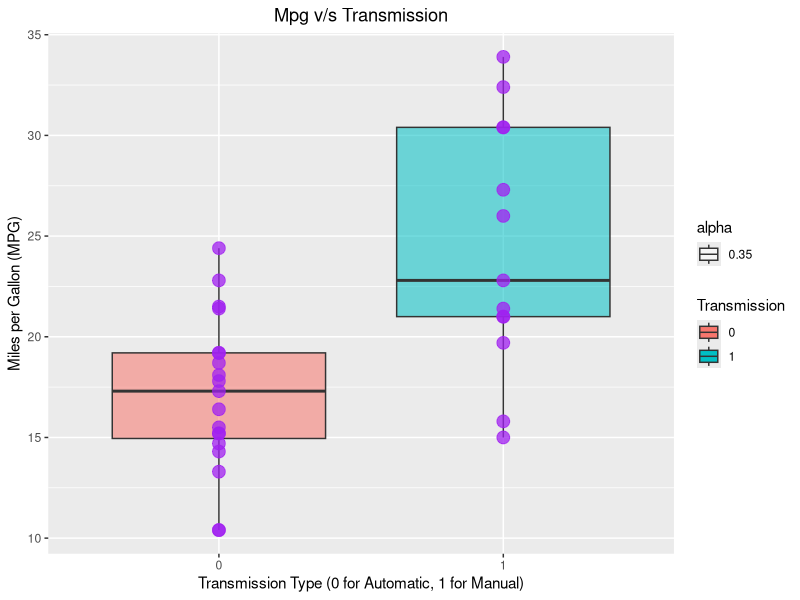
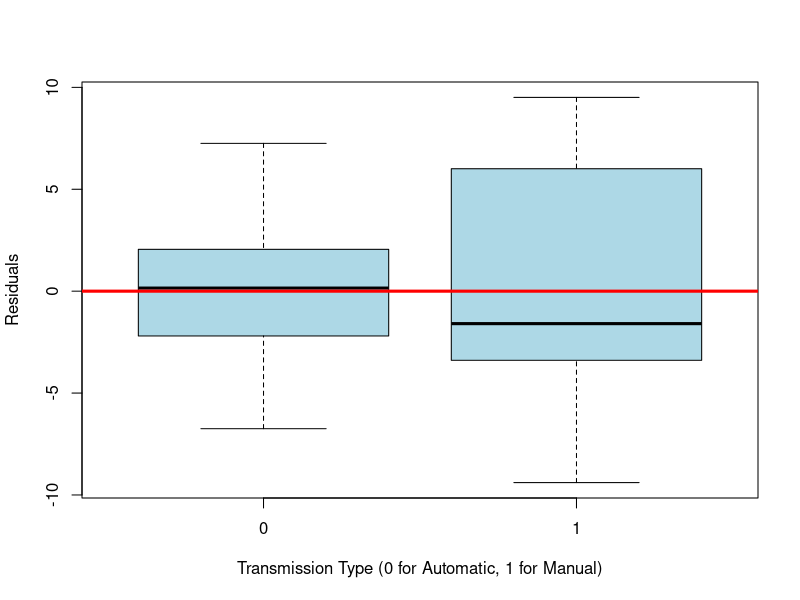

Write R code to recreate these figures, in order.
require(datasets); require(ggplot2)

data("mtcars")
mtcars$am<-as.factor(mtcars$am)

#Plot Showing Higher MPG for Manual Cars over Automatic Cars
g = ggplot(mtcars, aes( x = as.factor(am), y = mpg))
g = g + geom_boxplot(aes(fill=as.factor(am), alpha = 0.35))
g = g + geom_point(size =4, col = "purple", alpha = 0.75)
g = g + xlab("Transmission Type (0 for Automatic, 1 for Manual)") +
            ylab("Miles per Gallon (MPG)") + ggtitle("Mpg v/s Transmission")
g = g + theme(plot.title = element_text(hjust='0.5'))
g = g + labs(fill = "Transmission")
g

#Quantifying all variables with mpg
fit<-lm(mpg~. -1,data=mtcars)
summary(fit) $coef

#Quantifying Esimate of 7.245 mpg more on an average for Manual Transmission
lm.fit<-lm(mpg~as.factor(am), data=mtcars)
summary(lm.fit)$coef

#Quantifying Estimate of 7.245 with Generalized Linear Model
glm.fit<-glm(mpg~as.factor(am), data=mtcars)

#Residual Plot
am.fit<-lm(mpg~am, data=mtcars)
plot(resid(am.fit)~mtcars$am,pch=19,col="lightblue",
     xlab = "Transmission Type (0 for Automatic, 1 for Manual)",
     ylab = "Residuals")
abline(h=0, col="red", lwd=3)

#Uncertainty in conclusions

#Executive Summary
